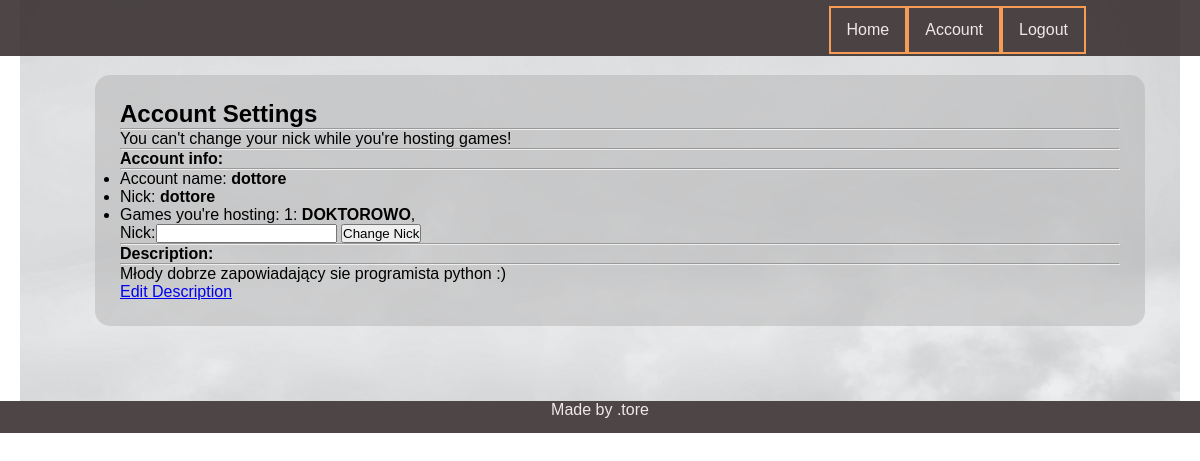
Page /player/account/dottore=nickchange_forbidden (signed in) on the committed database.
### game/models.py (models this page shows, shortened)
class Notification(models.Model):
    name = models.CharField(max_length=150)
    note = models.TextField(blank=True, null=True)

class Game(models.Model):
    name = models.CharField(max_length=150)
    host = models.CharField(max_length=10)
    is_played = models.BooleanField(default=False)
    max_players = models.IntegerField(default=4)
    who_is_ready = models.ManyToManyField(Player, related_name="guys_ready", blank=True)
    who_is_playing = models.ManyToManyField(Player, related_name="guys_playing", blank=True)
    turn = models.IntegerField(default=1)
    turn_of_player = models.ForeignKey(Player, on_delete=models.CASCADE, related_name='czyja_tura', blank=True,
                                       null=True)

### player/models.py (models this page shows, shortened)
class Player(models.Model):
    name = models.ForeignKey(User,on_delete=models.CASCADE,related_name='player_name')
    parent= models.CharField(max_length = 10)
    nick = models.CharField(max_length=10 )
    in_game= models.BooleanField(default = False)
    money = models.IntegerField(default=150)
    position = models.IntegerField(default=1)
    tossed_dice= models.BooleanField(default=False)
    description = models.TextField(max_length = 300, null = True)
    def __str__(self):
        return self.nick

### player/views.py (the view)
# urls.py: path('account/<str:acc>=<str:notif>', account, name="player_account"),
@login_required
def account(request, acc, notif):
    usr =request.user
    player = Player.objects.get(parent=usr.username)
    form = ChangeNick
    hs = Game.objects.filter(host=player.nick)
    hs_nr = hs.count()
    noti = Notification.objects.get(name=notif)
    desc = player.description
    args = {'player':player,'form':form, 'games':hs, 'games_nr':hs_nr,'notification':noti.note, 'description':desc}
    return render(request, 'player/player_account.html', args)

### templates/player/player_account.html (shortened to what this page needs)
{% extends 'base.html' %}
{% block content %}
<h1>Account Settings</h1>
<hr>
{{notification}}
<hr>
<div class = 'jumbotron'>
    <h4>Account info:</h4>
    <hr>
    <ul>
        <li>Account name:<strong> {{user.username}}</strong></li>
        <li>Nick: <strong>{{player}}</strong></li>
        <li>
            Games you're hosting: {{games_nr}}: {% for g in games %}
            <strong>{{g.name}}</strong>,
            {% endfor %}
        </li>
        <form method ="POST" action = '{% url 'change_nick' %}'>
{{form}}
    <button type = 'submit' name="create" value = 'ok'>Change Nick</button>
       </form>
    </ul>
    <hr>
    <h4> Description:</h4>
    <hr>
    <p>
        {{description}}
    </p>
    <a href='{% url "edit_description" user.username%}'>Edit Description</a>
</div>
</div>
{% endblock %}

### static/css/main.css (style rules this page uses)
* { padding: 0; margin: 0; box-sizing: border-box; }
body { font-family: "Noto Sans JP", sans-serif; }
:root { --main-bg-color: hsla(0, 0%, 70%, 50%); --main-bars-color: rgba(59, 50, 50, 0.9); --main-color-alpha: rgba(39, 26, 26, 0.3); --main-gold-border: #f69c55; --font-color: rgb(238, 232, 232); }

### rows in the picture
Notification: note "You can't change your nick while you're hosting games!"
Player: nick "dottore", description "Młody dobrze zapowiadający sie programista python :)"
Game: name "DOKTOROWO"

### other values in the picture
{{ user.username }} "dottore"
{{ games_nr }} "1"
